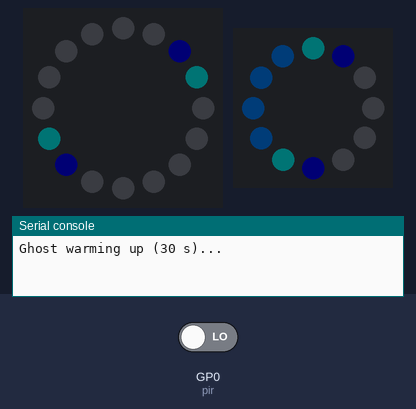
Recording of a program running on a simulated Raspberry Pi Pico running CircuitPython. On the bench: 16 RGB LEDs in a ring, first at the top, clockwise, 12 RGB LEDs in a ring, first at the top, clockwise, the last lines printed to the serial console. The test bench sets the inputs (shaded band); at power-on: GP0 (pir) LOW. Dim RGB values are drawn brighter than linear; random numbers come from a fixed seed.

Above: at 14.35 s.
At 16.1 s:
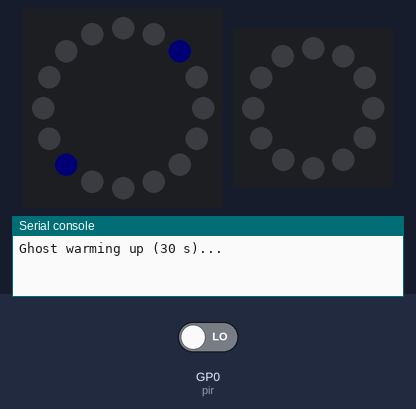
At 16.9 s:
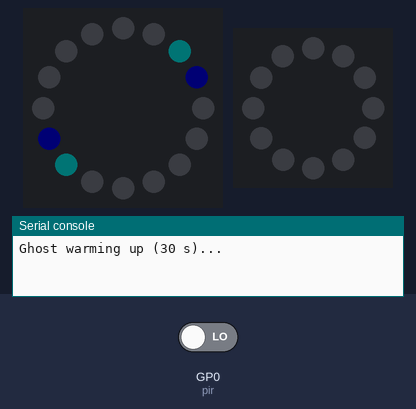
At 22.16 s:
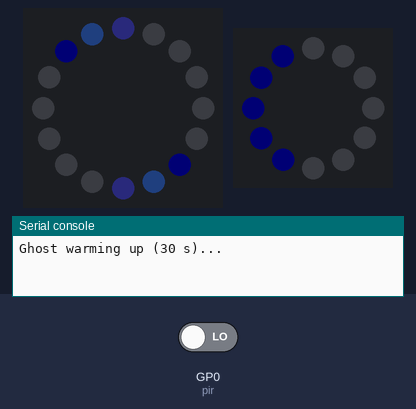
At 27.46 s:
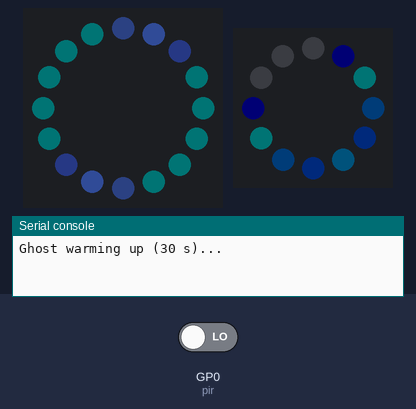
At 39.07 s:
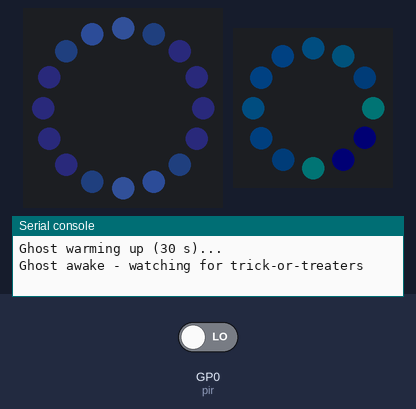

Measured:
- what the display in image 1 shows lasts 0.5 s, from 16.1 s to 16.6 s

The program:

code.py
```python
# Halloween ghost - spooky eyes + glowing body + PIR "scare" mode
# CircuitPython 10.x, Waveshare RP2040-Zero
#
# Hardware:
#   GP15 -> two chained 8-LED rings (eyes): pixels 0-7 = eye A, 8-15 = eye B
#   GP6  -> one 12-LED ring (body)
#   GP0  <- PIR motion sensor output (HIGH = motion)
#
# Behaviour:
#   - Warm-up (PIR settling): the ghost slowly fades in from darkness
#   - Idle: pale cold-blue body breathes, a wisp drifts around it,
#     icy-white eyes look around and blink now and then
#   - Motion: jump-scare (eyes go black, then slam blood-red, body strobes),
#     then "alert" mode: red heartbeat eyes darting around, body flickering
#     sickly green/purple with occasional lightning
#   - No motion for a while: the ghost calms down smoothly to idle
#
# Libraries needed in /lib: neopixel.mpy, adafruit_ticks.mpy, asyncio/

import math
import random
import board
import asyncio
import digitalio
import neopixel
from adafruit_ticks import ticks_ms, ticks_diff

# -----------------------------------------------------------------
# CONFIG
EYES_PIN = board.GP15
EYES_PER_RING = 8           # two rings chained -> 16 pixels
BODY_PIN = board.GP6
BODY_COUNT = 12
PIR_PIN = board.GP0

PIXEL_ORDER = neopixel.GRB  # most WS2812 rings; use neopixel.RGB if colors look swapped
EYES_BRIGHTNESS = 0.5       # 0..1 global cap (also limits current draw)
BODY_BRIGHTNESS = 0.5

# Eye ring orientation (to make both eyes "look" the same direction).
# Offsets rotate the ring; mirror eye B if it is mounted flipped/clockwise-reversed
EYE_A_OFFSET = 0
EYE_B_OFFSET = 0
EYE_B_MIRRORED = False

PIR_WARMUP_S = 30.0         # PIR sensors give false triggers while settling
FEAR_RISE_S = 0.5           # how fast the ghost gets angry on motion
ALERT_HOLD_S = 8.0          # stay angry this long after the last motion
CALM_DOWN_S = 6.0           # then fade back to idle over this time
SCARE_REARM_FEAR = 0.3      # new jump-scare only if the ghost had calmed below this
SCARE_MS = 1800             # jump-scare burst duration

FPS_DELAY = 0.02            # ~50 fps animation loops

# Palette "Classic spectral" (r, g, b) 0..255
BODY_IDLE = (90, 200, 255)      # pale cold blue/cyan
BODY_GREEN = (70, 255, 20)      # sickly green
BODY_PURPLE = (140, 0, 255)     # ghastly purple
EYE_IDLE = (150, 190, 255)      # icy white
EYE_ALERT = (255, 0, 0)         # blood red
WHITE = (255, 255, 255)
BLACK = (0, 0, 0)

GAMMA = 2.2
# -----------------------------------------------------------------

# Gamma lookup table, built once (no per-frame ** operations)
GAMMA_T = bytes([int(((i / 255) ** GAMMA) * 255 + 0.5) for i in range(256)])
TWO_PI = 2 * math.pi


def clamp01(x):
    if x < 0.0:
        return 0.0
    if x > 1.0:
        return 1.0
    return x


def smoothstep(x):
    x = clamp01(x)
    return x * x * (3 - 2 * x)


def lerp(a, b, t):
    return a + (b - a) * t


def lerp_color(a, b, t):
    return (a[0] + (b[0] - a[0]) * t,
            a[1] + (b[1] - a[1]) * t,
            a[2] + (b[2] - a[2]) * t)


def scale(c, k):
    return (c[0] * k, c[1] * k, c[2] * k)


def put(pixels, i, c):
    """Write a float color (0..255) to a pixel with gamma correction."""
    r = int(c[0])
    g = int(c[1])
    b = int(c[2])
    pixels[i] = (GAMMA_T[0 if r < 0 else 255 if r > 255 else r],
                 GAMMA_T[0 if g < 0 else 255 if g > 255 else g],
                 GAMMA_T[0 if b < 0 else 255 if b > 255 else b])


def ring_dist(a, b, n):
    """Shortest distance between two positions on a ring of n pixels."""
    d = abs(a - b) % n
    return min(d, n - d)


def ring_step(pos, target, max_step, n):
    """Move pos toward target along the shortest way around the ring."""
    d = (target - pos) % n
    if d > n / 2:
        d -= n
    if abs(d) <= max_step:
        return target % n
    return (pos + (max_step if d > 0 else -max_step)) % n


def bump(x, center, width):
    """Triangle pulse: 1 at center, 0 at +/- width."""
    v = 1.0 - abs(x - center) / width
    return v if v > 0 else 0.0


def heartbeat(phase):
    """Double-thump 'lub-dub' shape for phase 0..1."""
    return max(bump(phase, 0.07, 0.07), 0.7 * bump(phase, 0.27, 0.07))


class Clock:
    """Frame timer: returns dt in seconds, immune to float time precision loss."""
    def __init__(self):
        self.last = ticks_ms()

    def tick(self):
        now = ticks_ms()
        dt = ticks_diff(now, self.last) / 1000
        self.last = now
        return now, (dt if dt < 0.2 else 0.2)


class Ghost:
    """Shared mood state, written by the PIR task, read by the animations."""
    def __init__(self):
        self.wake = 0.0          # 0..1 fade-in during warm-up
        self.fear = 0.0          # 0 = idle, 1 = full alert
        self.motion = False
        self.last_motion = None  # ticks_ms of last motion
        self.scare_start = None  # ticks_ms when jump-scare started

    def scare_ms(self, now):
        """Milliseconds into the jump-scare, or None if not scaring."""
        if self.scare_start is None:
            return None
        ms = ticks_diff(now, self.scare_start)
        return ms if ms < SCARE_MS else None


# ------------ Tasks ------------

async def pir_task(ghost, pir):
    print("Ghost warming up ({:.0f} s)...".format(PIR_WARMUP_S))
    start = ticks_ms()
    while True:
        el = ticks_diff(ticks_ms(), start) / 1000
        ghost.wake = clamp01(el / PIR_WARMUP_S)
        if el >= PIR_WARMUP_S:
            break
        await asyncio.sleep(0.05)
    print("Ghost awake - watching for trick-or-treaters")

    clock = Clock()
    while True:
        now, dt = clock.tick()
        motion = pir.value
        if motion and not ghost.motion:
            print("Motion detected!")
            if ghost.fear < SCARE_REARM_FEAR:
                print("  BOO! (jump-scare)")
                ghost.scare_start = now
                ghost.fear = 1.0
        elif ghost.motion and not motion:
            print("Motion stopped")
        ghost.motion = motion

        if motion:
            ghost.last_motion = now
            ghost.fear = clamp01(ghost.fear + dt / FEAR_RISE_S)
        elif ghost.last_motion is not None:
            if ticks_diff(now, ghost.last_motion) > ALERT_HOLD_S * 1000:
                ghost.fear = clamp01(ghost.fear - dt / CALM_DOWN_S)
                if ghost.fear == 0.0:
                    ghost.last_motion = None
                    print("Ghost calmed down")

        # forget old scare timestamps (keeps ticks_diff from wrapping)
        if ghost.scare_start is not None and ghost.scare_ms(now) is None:
            ghost.scare_start = None

        await asyncio.sleep(0.05)


def eye_pixel(eye, i):
    """Map logical eye position i (0..7) of eye 0/1 to a strip index."""
    n = EYES_PER_RING
    if eye == 0:
        return (i + EYE_A_OFFSET) % n
    if EYE_B_MIRRORED:
        return n + (-i + EYE_B_OFFSET) % n
    return n + (i + EYE_B_OFFSET) % n


async def eyes_task(ghost, pixels):
    n = EYES_PER_RING
    clock = Clock()
    pos = 0.0                      # pupil position on the ring
    target = 0.0
    next_look = 0.0                # seconds until a new look target
    beat = 0.0                     # heartbeat phase 0..1
    breath = 0.0                   # idle breathing phase 0..1
    next_blink = random.uniform(3.0, 8.0)
    blink_t = None                 # seconds into current blink
    blink_eyes = (True, True)      # which eyes blink (winks!)
    jitter = 1.0
    eye_map = [[eye_pixel(e, i) for i in range(n)] for e in (0, 1)]

    while True:
        now, dt = clock.tick()
        fear = smoothstep(ghost.fear)
        scare = ghost.scare_ms(now)

        if scare is not None:
            # Jump-scare: darkness... then glaring red eyes
            if scare < 300:
                pixels.fill(BLACK)
            else:
                c = scale(EYE_ALERT, 1.0 if (scare // 60) % 4 else 0.6)
                for i in range(2 * n):
                    put(pixels, i, c)
            pixels.show()
            await asyncio.sleep(FPS_DELAY)
            continue

        # --- where are the eyes looking? ---
        next_look -= dt
        if next_look <= 0:
            target = random.uniform(0, n)
            next_look = lerp(random.uniform(1.5, 4.5), random.uniform(0.15, 0.6), fear)
        speed = lerp(2.5, 25.0, fear)  # pixels per second
        pos = ring_step(pos, target, speed * dt, n)

        # --- brightness envelope ---
        breath = (breath + dt / 6.0) % 1.0
        beat = (beat + dt * lerp(1.0, 1.9, fear)) % 1.0   # 60 -> 115 bpm
        idle_level = 0.60 + 0.12 * math.sin(TWO_PI * breath)
        alert_level = 0.50 + 0.50 * heartbeat(beat)
        level = lerp(idle_level, alert_level, fear)

        if fear > 0.05 and random.random() < 0.15:
            jitter = random.uniform(1.0 - 0.3 * fear, 1.0)
        else:
            jitter += (1.0 - jitter) * 0.3
        level *= jitter * ghost.wake * ghost.wake

        # --- blinking (only when calm; angry ghosts stare) ---
        lid = (1.0, 1.0)
        if blink_t is None:
            next_blink -= dt
            if next_blink <= 0 and fear < 0.5:
                blink_t = 0.0
                r = random.random()
                blink_eyes = (True, True) if r < 0.8 else ((True, False) if r < 0.9 else (False, True))
        if blink_t is not None:
            blink_t += dt
            if blink_t < 0.08:
                o = 1.0 - blink_t / 0.08
            elif blink_t < 0.16:
                o = 0.0
            elif blink_t < 0.30:
                o = (blink_t - 0.16) / 0.14
            else:
                o = 1.0
                blink_t = None
                next_blink = random.uniform(3.0, 8.0)
            lid = (o if blink_eyes[0] else 1.0, o if blink_eyes[1] else 1.0)

        # --- render ---
        color = lerp_color(EYE_IDLE, EYE_ALERT, fear)
        base = lerp(0.30, 0.60, fear)   # ring glow outside the pupil
        width = lerp(1.6, 2.2, fear)
        for e in (0, 1):
            k_eye = level * lid[e]
            m = eye_map[e]
            for i in range(n):
                glow = 1.0 - ring_dist(i, pos, n) / width
                if glow < 0:
                    glow = 0.0
                k = k_eye * (base + (1.0 - base) * glow)
                put(pixels, m[i], scale(color, k))
        pixels.show()
        await asyncio.sleep(FPS_DELAY)


def lightning_level(t):
    """Lightning flash pattern; t = seconds since flash start. None = done."""
    if t < 0.05:
        return 1.0
    if t < 0.13:
        return 0.15
    if t < 0.17:
        return 1.0
    if t < 0.45:
        return 1.0 - (t - 0.17) / 0.28
    return None


async def body_task(ghost, pixels):
    n = BODY_COUNT
    clock = Clock()
    breath = 0.0          # idle breathing phase 0..1
    wisp = 0.0            # rotating wisp position (pixels)
    swirl = 0.0           # alert color swirl phase 0..1
    shimmer = [1.0] * n
    flicker = [1.0] * n
    flicker_target = [1.0] * n
    flash_t = None

    while True:
        now, dt = clock.tick()
        fear = smoothstep(ghost.fear)
        scare = ghost.scare_ms(now)

        if scare is not None:
            # Jump-scare: dark, white flash, then 3 green/purple strobes
            if scare < 300:
                c = BLACK
            elif scare < 450:
                c = WHITE
            elif scare < 1500:
                s = (scare - 450) // 175  # 0..5
                c = BLACK if s % 2 else (BODY_GREEN if s % 4 == 0 else BODY_PURPLE)
            else:
                c = scale(BODY_GREEN, (scare - 1500) / 300)
            for i in range(n):
                put(pixels, i, c)
            pixels.show()
            flash_t = None
            await asyncio.sleep(FPS_DELAY)
            continue

        breath = (breath + dt * lerp(1 / 5.5, 1 / 1.4, fear)) % 1.0
        wisp = (wisp + dt * lerp(1.5, 6.0, fear)) % n
        swirl = (swirl + dt * 0.6) % 1.0
        b = 0.5 - 0.5 * math.cos(TWO_PI * breath)
        idle_level = 0.22 + 0.6 * b
        alert_level = 0.55 + 0.45 * b

        # lightning while angry
        if flash_t is None:
            if fear > 0.8 and random.random() < dt / 6.0:
                flash_t = 0.0
        else:
            flash_t += dt
        flash = lightning_level(flash_t) if flash_t is not None else None
        if flash is None:
            flash_t = None
            flash = 0.0

        wake = ghost.wake * ghost.wake
        for i in range(n):
            # idle: pale breathing glow + drifting wisp + shimmer
            shimmer[i] += (random.uniform(0.9, 1.1) - shimmer[i]) * 0.1
            w = 0.5 + 0.5 * math.cos(TWO_PI * (i - wisp) / n)
            idle = scale(BODY_IDLE, idle_level * (0.45 + 0.55 * w) * shimmer[i])

            if fear > 0.0:
                # alert: candle-like flicker, green/purple swirl
                if random.random() < 0.2:
                    flicker_target[i] = random.uniform(0.25, 1.0)
                flicker[i] += (flicker_target[i] - flicker[i]) * 0.35
                mix = 0.5 + 0.5 * math.sin(TWO_PI * (swirl + i / n))
                alert = scale(lerp_color(BODY_GREEN, BODY_PURPLE, mix),
                              alert_level * flicker[i])
                c = lerp_color(idle, alert, fear)
            else:
                c = idle

            if flash > 0.0:
                c = lerp_color(c, WHITE, flash)
            put(pixels, i, scale(c, wake))
        pixels.show()
        await asyncio.sleep(FPS_DELAY)


# ------------- Setup + main -------------

eyes = neopixel.NeoPixel(EYES_PIN, 2 * EYES_PER_RING, brightness=EYES_BRIGHTNESS,
                         auto_write=False, pixel_order=PIXEL_ORDER)
body = neopixel.NeoPixel(BODY_PIN, BODY_COUNT, brightness=BODY_BRIGHTNESS,
                         auto_write=False, pixel_order=PIXEL_ORDER)
pir = digitalio.DigitalInOut(PIR_PIN)
pir.direction = digitalio.Direction.INPUT
pir.pull = digitalio.Pull.DOWN


async def main():
    ghost = Ghost()
    await asyncio.gather(
        asyncio.create_task(pir_task(ghost, pir)),
        asyncio.create_task(eyes_task(ghost, eyes)),
        asyncio.create_task(body_task(ghost, body)),
    )


try:
    asyncio.run(main())
finally:
    # On reload / Ctrl-C: lights off, release pins
    for strip in (eyes, body):
        strip.fill(BLACK)
        strip.show()
        strip.deinit()
    pir.deinit()
```
